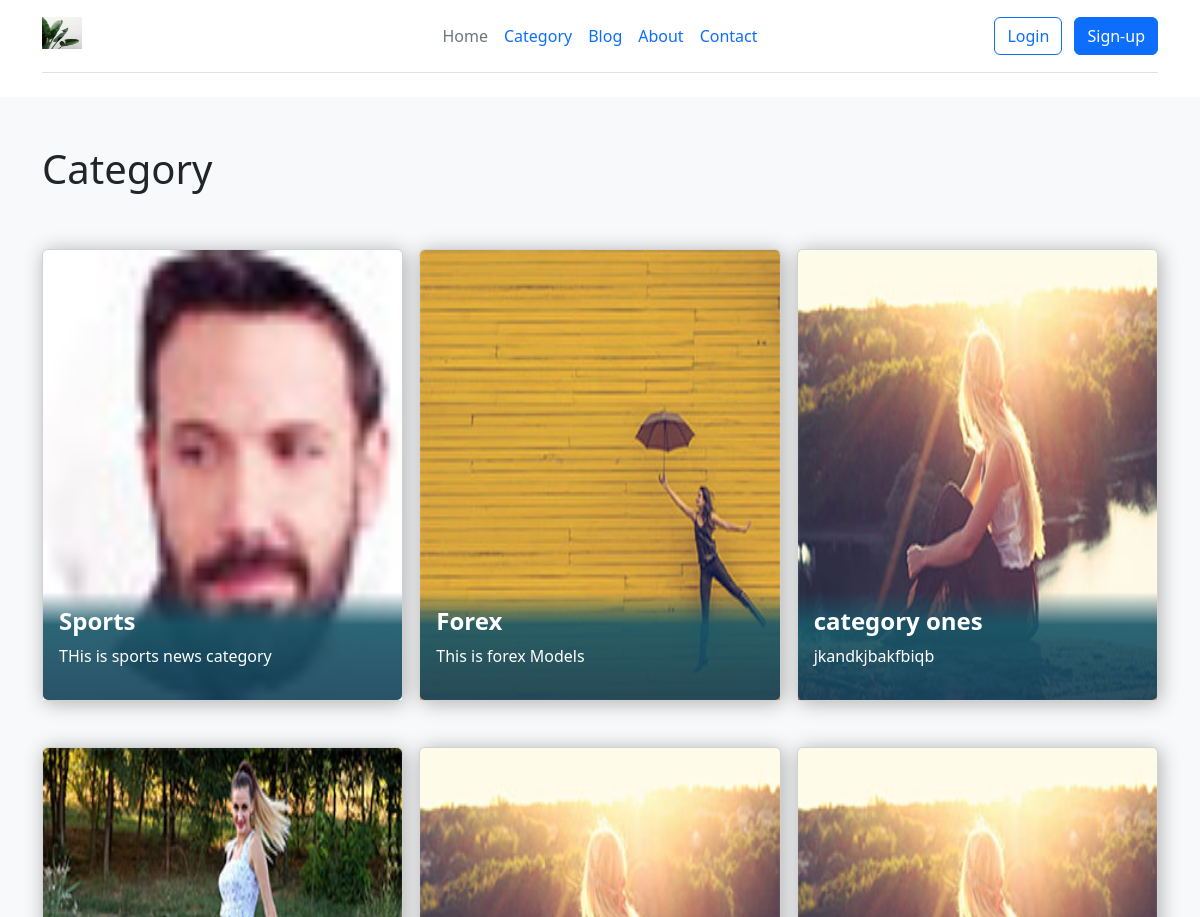
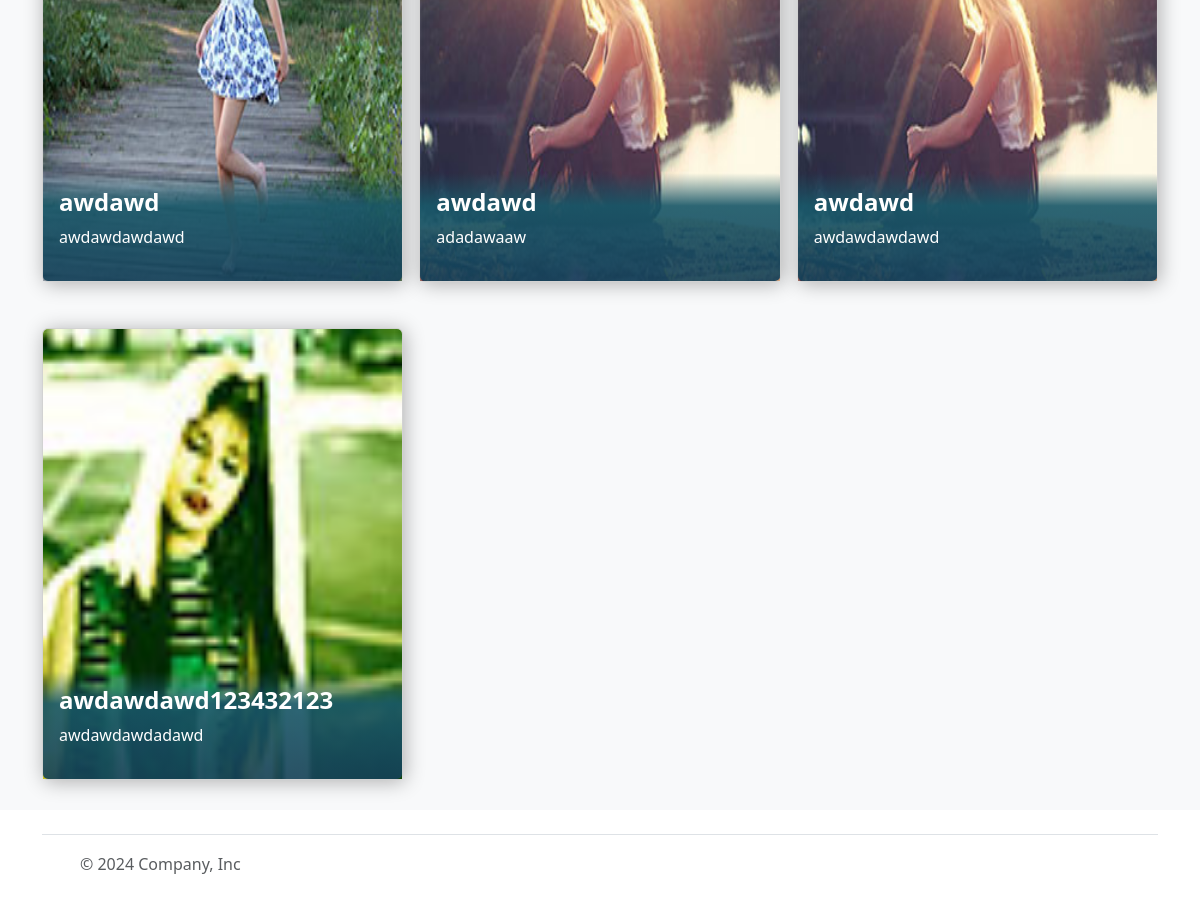
The page /category/ on the database its author committed (2 pictures, top to bottom).
### category/models.py (models this page shows, shortened)
class Category(models.Model):
    title = models.CharField(max_length=50)
    description = models.TextField()
    img = models.ImageField(upload_to="category/",
                            blank=True,
                            null=True, )

### core/views.py (the view)
# urls.py: path('category/', views.CategoryPage,
def CategoryPage(request):
    category = Category.objects.all()
    return render(request, "category.html",
                  {"category":category})

### templates/category.html (shortened to what this page needs)
{% include "header.html" %}
<div class="album py-5 bg-body-tertiary">
  <h1 class="container">Category</h1>
    <div class="container">
      <div class="row row-cols-1 row-cols-sm-2 row-cols-md-3 g-3">
         {% for a in category %}
          <div class="col-md-4">
            <a href={% url 'categoryblog' pk=a.id %} class="fa fa-bookmark-o">
          <div class="card card-01 height-fix">
          <img class="card-img-top" src={{a.img.url}} alt="Card image cap" height="450" >
          <div class="card-img-overlay">
            <h4 class="card-title"><strong>{{a.title}}</strong></h4>
            <p class="card-text">{{a.description}}</p>
          </div>
        </div>
        </a>
      </div>
       {% endfor %}
    </div>
  </div>
</div>
{% include "footer.html" %}

### static/css/style.css (style rules this page uses)
.card { box-shadow:2px 2px 20px rgba(0,0,0,0.3); border:none; margin-bottom:30px; }
.card-01.height-fix .card-img-overlay { top:unset; color:#fff; background: -moz-linear-gradient(top, rgba(26,96,111,0) 0%, rgba(26,96,111,0) 1%, rgba(24,87,104,0.91) 31%, rgba(21,65,89,0.91) 100%); background: -webkit-linear-gradient(top, rgba(26,96,111,0) 0%,rgba(26,96,111,0) 1%,rgba(24,87,104,0.91) 31%,rgba(21,65,89,0.91) 100%); background: linear-gradient(to bottom, rgba(26,96,111,0) 0%,rgba(26,96,111,0) 1%,rgba(24,87,104,0.91) 31%,rgba(21,65,89,0.91) 100%); filter: progid:DXImageTransform.Microsoft.gradient( startColorstr='#001a606f', endColorstr='#e8154159',GradientType=0 ); }
body { background: #fff; font-family: 'PT Sans', sans-serif; }
a { color: #333; }
.card { border: 0.40rem solid #f8f9fa; top: 10%; }

### rows shown on the page
Category: img (picture), title "Sports", description "THis is sports news category"
Category: img (picture), title "Forex", description "This is forex Models"
Category: img (picture), title "category ones", description "jkandkjbakfbiqb"
Category: img (picture), title "awdawd", description "awdawdawdawd"
Category: img (picture), title "awdawd", description "adadawaaw"
Category: img (picture), title "awdawd", description "awdawdawdawd"
Category: img (picture), title "awdawdawd123432123", description "awdawdawdadawd"
